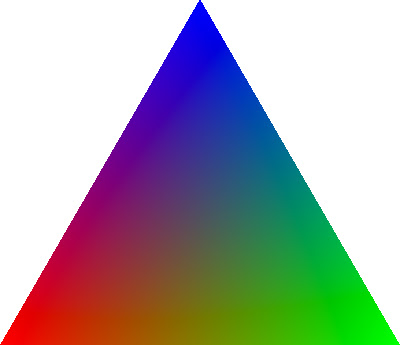
%> input picture Mid Submission/Input/triangle.jpg, 400 x 345 px
$ octave imagewarping.m   (GNU Octave 9; MATLAB toolbox functions it lacks are replaced by stand-ins)
%> lines starting %> are read from the running program, lines starting %| are printed output that depends on the picture
### Mid Submission/Code/SingleLine.m
function [destIm] = SingleLine( srcLine, destLine )
%> called with srcLine = [30 91; 273 91], destLine = [210 30; 210 272]
srcIm = imread('triangle.jpg');
%> srcIm is the input picture: size 345x400x3 uint8; mean R, G, B 168.3, 168.4, 167.7
srcIm = rgb2gray(srcIm);
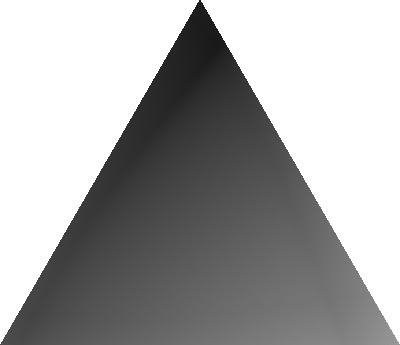
%> srcIm: size 345x400 uint8; min 25, max 255, mean 168.3
srcIm = imresize(srcIm,[300 300]);
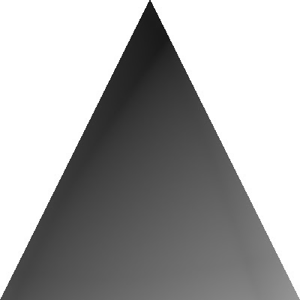
%> srcIm: size 300x300 uint8; min 11, max 255, mean 168.3

% [5 lines of commented-out code are left out]
Pd = [srcLine(1,1);srcLine(1,2)];
Qd = [srcLine(2,1);srcLine(2,2)];
P = [destLine(1,1);destLine(1,2)];
Q = [destLine(2,1);destLine(2,2)];

figure;
imshow(srcIm);
hold on;
x = [P(1);Q(1)];
y = [P(2);Q(2)];
line(x,y);

destIm = zeros(300,'uint8');
matr = zeros(300,6);
k = 1;
for i=1:300
    for j=1:300
        X = [i-1;j-1];
        u = calc_u(X, P, Q);
        v = calc_v(X, P, Q);
        Xd = round(calc_Xd(u, v, Pd, Qd));
        matr(k,1) = i;
        matr(k,2) = j;
        matr(k,3) = u;
        matr(k,4) = v;
        matr(k,5) = Xd(1);
        matr(k,6) = Xd(2);
        k=k+1;
        if (Xd(1)+1 <= 0 || Xd(1)+1 > 300 || Xd(2)+1 <= 0 || Xd(2)+1 > 300)
            destIm(X(1)+1,X(2)+1) = 255;
        else
            destIm(X(1)+1,X(2)+1) = srcIm(Xd(1)+1,Xd(2)+1);
        end
    end
end
figure;
imshow(destIm);
hold on;
x = [Pd(1);Qd(1)];
y = [Pd(2);Qd(2)];
line(x,y);
end

### Mid Submission/Code/imagewarping.m
clc
clear
close all

%> (the run ends here)
